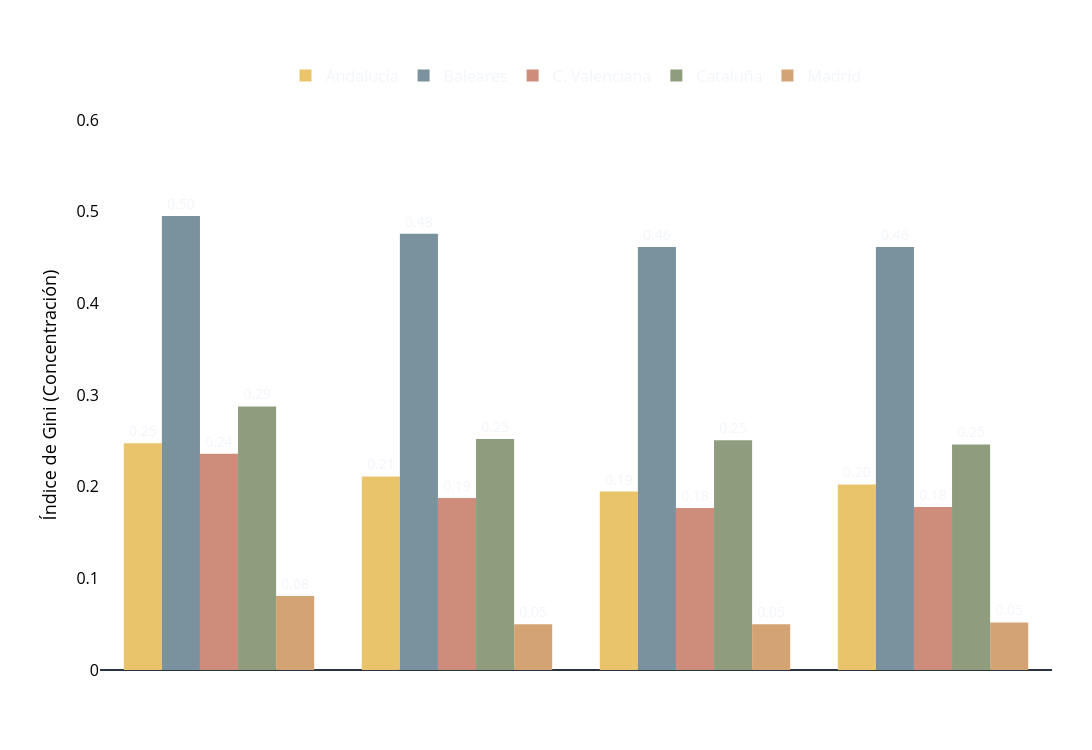

Source (notebook cell):
### Code cell
import plotly.express as px

# 1. Tu mapa de colores personalizado
color_map = {
    'Andalucía': '#E9C46A',    # Amarillo Azafrán
    'Baleares': '#7A919E',     # Azul Pizarra
    'C. Valenciana': '#CD8D7A', # Terracota Pastel
    'Cataluña': '#8E9D7D',     # Verde Salvia
    'Madrid': '#D4A373'        # Ocre / Arena
}

# 2. Filtrar datos (2022-2025)
df_historico = df_resultados[df_resultados['Año'].isin([2022, 2023, 2024, 2025])].copy()

# 3. Creación del gráfico
fig_gini_final = px.bar(
    df_historico, 
    x='Año', 
    y='Gini', 
    color='CCAA',
    barmode='group',
    color_discrete_map=color_map,
    text=df_historico['Gini'].apply(lambda x: f'{x:.2f}'),
    template='plotly_dark' # Fondo oscuro como en tu captura
)

# 4. Ajustes estéticos y de fuente
fig_gini_final.update_layout(
    width=1300,
    height=750,
    showlegend=True,
    paper_bgcolor='rgba(0,0,0,0)', # Transparente para que pegue en tu slide
    plot_bgcolor='rgba(0,0,0,0)',
    legend=dict(
        orientation="h",
        yanchor="bottom",
        y=1.05,
        xanchor="center",
        x=0.5,
        title_text='',
        font=dict(size=16)
    ),
    xaxis=dict(
        title_text='',
        tickmode='linear',
        tickfont=dict(size=18, color='white'),
        showgrid=False
    ),
    yaxis=dict(
        title_text='Índice de Gini (Concentración)',
        title_font=dict(size=18, color='black'),
        tickfont=dict(size=16, color='black'),
        gridcolor='rgba(255,255,255,0.1)', # Rejilla sutil
        range=[0, 0.6] # Ajustado al máximo de Baleares
    ),
    margin=dict(b=80, t=120, l=100, r=40)
)

fig_gini_final.update_traces(
    textposition='outside', 
    textfont_size=14,
    marker_line_width=0
)

fig_gini_final.show()

### Figure 1 — Plotly figure (JSON) as saved in the notebook; plotly's stock layout.template omitted (floating-point values rounded to 4 significant figures)
{"data": [{"alignmentgroup": "True", "hovertemplate": "CCAA=Andalucía<br>Año=%{x}<br>Gini=%{y}<br>text=%{text}<extra></extra>", "legendgroup": "Andalucía", "marker": {"color": "#E9C46A", "line": {"width": 0}, "pattern": {"shape": ""}}, "name": "Andalucía", "offsetgroup": "Andalucía", "orientation": "v", "showlegend": true, "text": ["0.25", "0.21", "0.19", "0.20"], "textfont": {"size": 14}, "textposition": "outside", "type": "bar", "x": [2022, 2023, 2024, 2025], "xaxis": "x", "y": [0.2472, 0.2111, 0.1946, 0.2024], "yaxis": "y"}, {"alignmentgroup": "True", "hovertemplate": "CCAA=Baleares<br>Año=%{x}<br>Gini=%{y}<br>text=%{text}<extra></extra>", "legendgroup": "Baleares", "marker": {"color": "#7A919E", "line": {"width": 0}, "pattern": {"shape": ""}}, "name": "Baleares", "offsetgroup": "Baleares", "orientation": "v", "showlegend": true, "text": ["0.50", "0.48", "0.46", "0.46"], "textfont": {"size": 14}, "textposition": "outside", "type": "bar", "x": [2022, 2023, 2024, 2025], "xaxis": "x", "y": [0.4952, 0.4759, 0.4615, 0.4614], "yaxis": "y"}, {"alignmentgroup": "True", "hovertemplate": "CCAA=C. Valenciana<br>Año=%{x}<br>Gini=%{y}<br>text=%{text}<extra></extra>", "legendgroup": "C. Valenciana", "marker": {"color": "#CD8D7A", "line": {"width": 0}, "pattern": {"shape": ""}}, "name": "C. Valenciana", "offsetgroup": "C. Valenciana", "orientation": "v", "showlegend": true, "text": ["0.24", "0.19", "0.18", "0.18"], "textfont": {"size": 14}, "textposition": "outside", "type": "bar", "x": [2022, 2023, 2024, 2025], "xaxis": "x", "y": [0.2359, 0.1875, 0.1768, 0.1777], "yaxis": "y"}, {"alignmentgroup": "True", "hovertemplate": "CCAA=Cataluña<br>Año=%{x}<br>Gini=%{y}<br>text=%{text}<extra></extra>", "legendgroup": "Cataluña", "marker": {"color": "#8E9D7D", "line": {"width": 0}, "pattern": {"shape": ""}}, "name": "Cataluña", "offsetgroup": "Cataluña", "orientation": "v", "showlegend": true, "text": ["0.29", "0.25", "0.25", "0.25"], "textfont": {"size": 14}, "textposition": "outside", "type": "bar", "x": [2022, 2023, 2024, 2025], "xaxis": "x", "y": [0.2875, 0.2521, 0.2506, 0.246], "yaxis": "y"}, {"alignmentgroup": "True", "hovertemplate": "CCAA=Madrid<br>Año=%{x}<br>Gini=%{y}<br>text=%{text}<extra></extra>", "legendgroup": "Madrid", "marker": {"color": "#D4A373", "line": {"width": 0}, "pattern": {"shape": ""}}, "name": "Madrid", "offsetgroup": "Madrid", "orientation": "v", "showlegend": true, "text": ["0.08", "0.05", "0.05", "0.05"], "textfont": {"size": 14}, "textposition": "outside", "type": "bar", "x": [2022, 2023, 2024, 2025], "xaxis": "x", "y": [0.0808, 0.05, 0.05001, 0.05185], "yaxis": "y"}], "layout": {"barmode": "group", "height": 750, "legend": {"font": {"size": 16}, "orientation": "h", "title": {"text": ""}, "tracegroupgap": 0, "x": 0.5, "xanchor": "center", "y": 1.05, "yanchor": "bottom"}, "margin": {"b": 80, "l": 100, "r": 40, "t": 120}, "paper_bgcolor": "rgba(0,0,0,0)", "plot_bgcolor": "rgba(0,0,0,0)", "showlegend": true, "width": 1300, "xaxis": {"anchor": "y", "domain": [0, 1], "showgrid": false, "tickfont": {"color": "white", "size": 18}, "tickmode": "linear", "title": {"text": ""}}, "yaxis": {"anchor": "x", "domain": [0, 1], "gridcolor": "rgba(255,255,255,0.1)", "range": [0, 0.6], "tickfont": {"color": "black", "size": 16}, "title": {"font": {"color": "black", "size": 18}, "text": "Índice de Gini (Concentración)"}}}}
